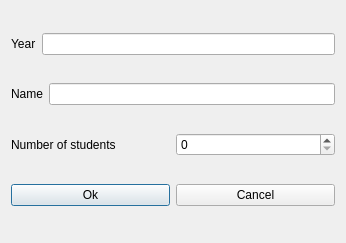
<?xml version="1.0" encoding="UTF-8"?>
<ui version="4.0">
 <class>ModifyStudentsGroupForm_template</class>
 <widget class="QDialog" name="ModifyStudentsGroupForm_template">
  <property name="geometry">
   <rect>
    <x>0</x>
    <y>0</y>
    <width>346</width>
    <height>243</height>
   </rect>
  </property>
  <property name="windowTitle">
   <string extracomment="The dialog to modify a students group">Modify students group</string>
  </property>
  <layout class="QGridLayout" name="gridLayout">
   <item row="0" column="0">
    <layout class="QHBoxLayout" name="horizontalLayout">
     <item>
      <widget class="QLabel" name="yearTextLabel">
       <property name="text">
        <string>Year</string>
       </property>
       <property name="wordWrap">
        <bool>false</bool>
       </property>
      </widget>
     </item>
     <item>
      <widget class="QLineEdit" name="yearNameLineEdit">
       <property name="readOnly">
        <bool>true</bool>
       </property>
      </widget>
     </item>
    </layout>
   </item>
   <item row="1" column="0">
    <layout class="QHBoxLayout" name="horizontalLayout_2">
     <item>
      <widget class="QLabel" name="nameTextLabel">
       <property name="frameShape">
        <enum>QFrame::NoFrame</enum>
       </property>
       <property name="frameShadow">
        <enum>QFrame::Plain</enum>
       </property>
       <property name="text">
        <string>Name</string>
       </property>
       <property name="wordWrap">
        <bool>false</bool>
       </property>
      </widget>
     </item>
     <item>
      <widget class="QLineEdit" name="nameLineEdit"/>
     </item>
    </layout>
   </item>
   <item row="2" column="0">
    <layout class="QHBoxLayout" name="horizontalLayout_3">
     <item>
      <widget class="QLabel" name="numberTextLabel">
       <property name="text">
        <string>Number of students</string>
       </property>
       <property name="wordWrap">
        <bool>false</bool>
       </property>
      </widget>
     </item>
     <item>
      <widget class="QSpinBox" name="numberSpinBox">
       <property name="minimum">
        <number>0</number>
       </property>
       <property name="maximum">
        <number>1000</number>
       </property>
       <property name="value">
        <number>0</number>
       </property>
      </widget>
     </item>
    </layout>
   </item>
   <item row="3" column="0">
    <layout class="QHBoxLayout" name="horizontalLayout_4">
     <item>
      <widget class="QPushButton" name="okPushButton">
       <property name="text">
        <string>Ok</string>
       </property>
      </widget>
     </item>
     <item>
      <widget class="QPushButton" name="cancelPushButton">
       <property name="text">
        <string>Cancel</string>
       </property>
      </widget>
     </item>
    </layout>
   </item>
  </layout>
 </widget>
 <layoutdefault spacing="6" margin="11"/>
 <resources/>
 <connections/>
</ui>
